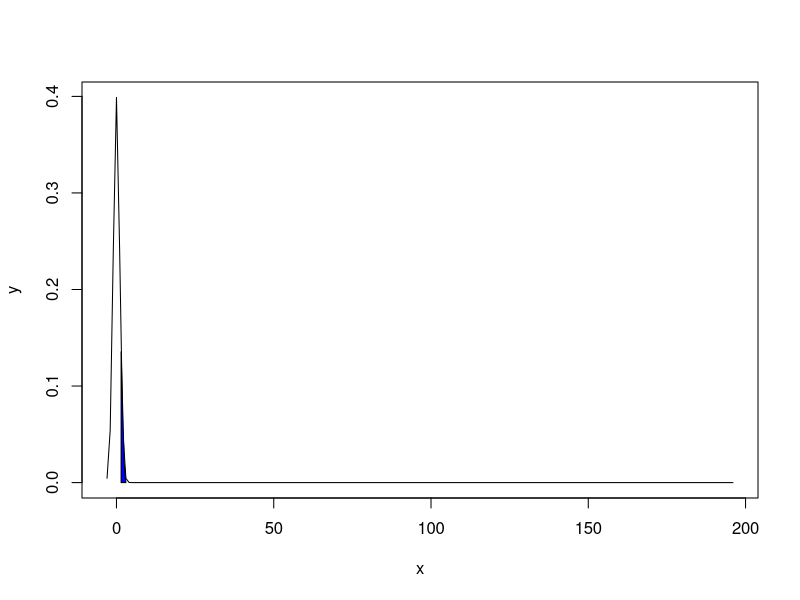

Recreate this plot in R.
x=seq(-3,,length=200)
y=dnorm(x,mean=0,sd=1)
plot(x,y,type="l")
x=seq(1.47,3,lenght=100)
y=dnorm(x,mean=0,sd=1)
polygon(c(1.47,x,3), c(0,y,0), col="blue")
pnorm(1.47,mean=0,sd=1)
